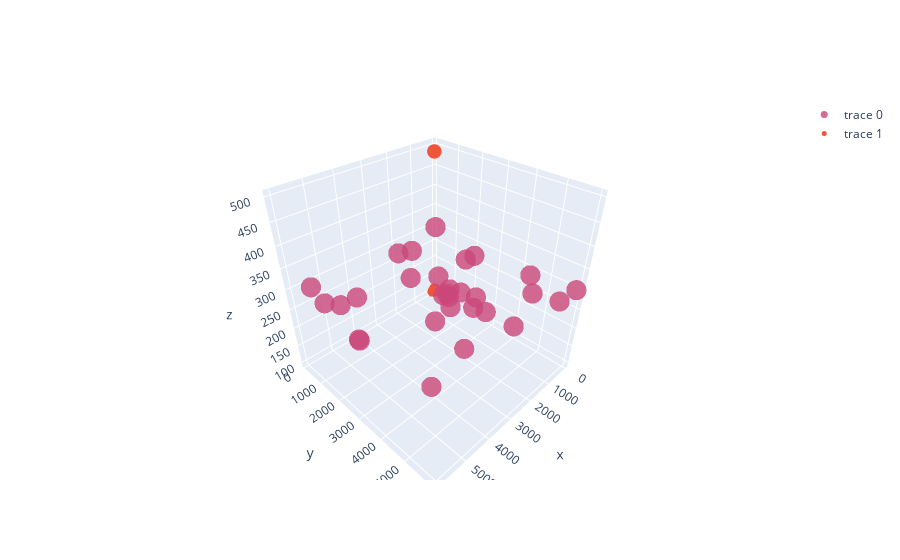

This figure's notebook cell:
### Code cell
fig = go.Figure(data=[go.Scatter3d(x=x, y=y, z=z,
                                   mode='markers', marker=dict(
        size=7,
        color=z,                  
        opacity=0.8
    ))])

fig.add_trace(
    go.Scatter3d(x=w_x, y=w_y, z=w_z, mode='markers',
        marker=dict(
        size=5)))
fig.show()

### Figure 1 — Plotly figure (JSON) as saved in the notebook; plotly's stock layout.template omitted (floating-point values rounded to 4 significant figures)
{"data": [{"marker": {"color": [300, 300, 300, 300, 300, 300, 300, 300, 300, 300, 300, 300, 300, 300, 300, 300, 300, 300, 300, 300, 300, 300, 300, 300, 300, 300, 300, 300, 300, 300], "opacity": 0.8, "size": 7}, "mode": "markers", "type": "scatter3d", "x": [2384, 53, 5725, 4065, 893, 1118, 2580, 1081, 2875, 2434, 4321, 698, 5454, 5562, 5982, 357, 3042, 3099, 2444, 2776, 5995, 2907, 2693, 3310, 1953, 5805, 162, 2729, 4901, 2994], "y": [665, 5963, 1271, 4051, 5921, 5152, 3638, 2511, 4379, 2579, 5328, 2551, 1667, 315, 3193, 4539, 3367, 2041, 4108, 4750, 3242, 3397, 3293, 3909, 860, 5649, 213, 5669, 1693, 3548], "z": [300, 300, 300, 300, 300, 300, 300, 300, 300, 300, 300, 300, 300, 300, 300, 300, 300, 300, 300, 300, 300, 300, 300, 300, 300, 300, 300, 300, 300, 300]}, {"marker": {"size": 5}, "mode": "markers", "type": "scatter3d", "x": [100, 500], "y": [100, 500], "z": [100, 500]}], "layout": {}}
